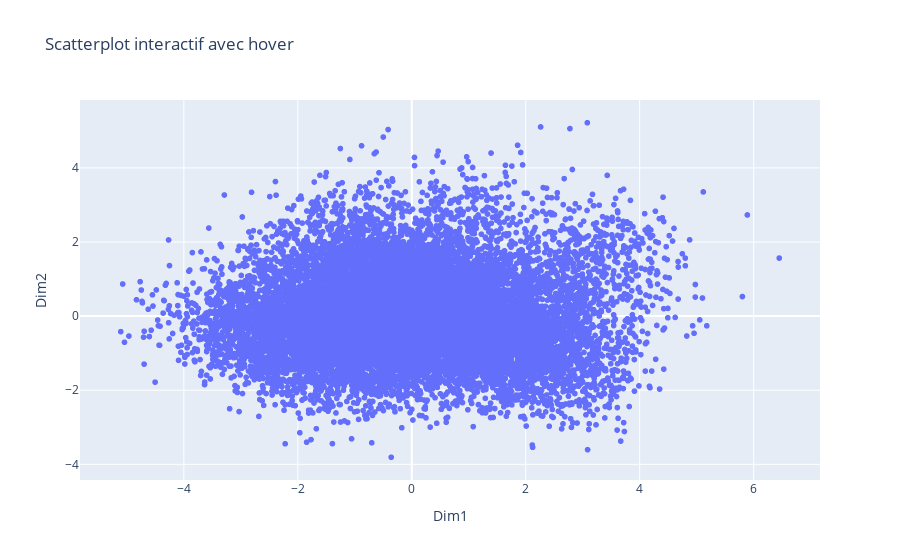

The cell this chart's notebook holds for it:
### Markdown cell above
On réalise la CAH complète dans un premier temps (sans coupure de l'arbre) de façon à pouvoir déterminer un seuil pertinent ensuite

### Code cell
# Scatter plot des deux premières composantes principales
import plotly.express as px

pca_4d = pca.transform(scores_scaled)[:, :4]
pca_4d = pd.DataFrame(pca_4d, index=scores_scaled.index, columns=["Dim1", "Dim2", "Dim3", "Dim4"])


# Scatterplot interactif
fig = px.scatter(
    pca_4d,
    x="Dim1",
    y="Dim2",
    hover_name=pca_4d.index,   # Le label s’affiche au survol
    title="Scatterplot interactif avec hover"
)
fig.show()

### Figure 1 — Plotly figure (JSON) as saved in the notebook; plotly's stock layout.template omitted (floating-point values rounded to 4 significant figures; data arrays with more than 128 entries replaced by an {"elided": "..."} marker saying what was removed)
{"data": [{"hovertemplate": "<b>%{hovertext}</b><br><br>Dim1=%{x}<br>Dim2=%{y}<extra></extra>", "hovertext": {"elided": "14942 str values"}, "legendgroup": "", "marker": {"color": "#636efa", "symbol": "circle"}, "mode": "markers", "name": "", "showlegend": false, "type": "scattergl", "x": {"elided": "14942 float values"}, "xaxis": "x", "y": {"elided": "14942 float values"}, "yaxis": "y"}], "layout": {"legend": {"tracegroupgap": 0}, "title": {"text": "Scatterplot interactif avec hover"}, "xaxis": {"anchor": "y", "domain": [0, 1], "title": {"text": "Dim1"}}, "yaxis": {"anchor": "x", "domain": [0, 1], "title": {"text": "Dim2"}}}}
